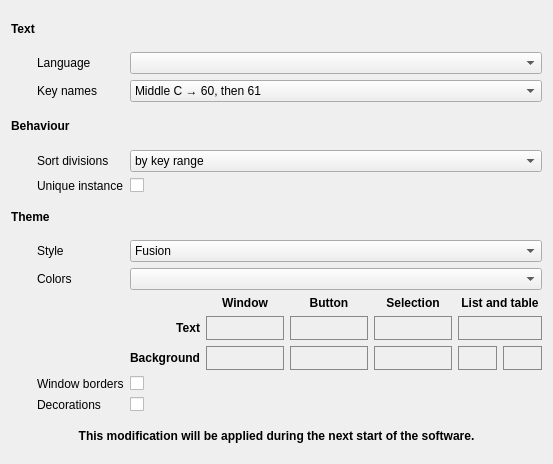
<?xml version="1.0" encoding="UTF-8"?>
<ui version="4.0">
 <class>ConfigSectionInterface</class>
 <widget class="QWidget" name="ConfigSectionInterface">
  <property name="geometry">
   <rect>
    <x>0</x>
    <y>0</y>
    <width>553</width>
    <height>464</height>
   </rect>
  </property>
  <property name="windowTitle">
   <string notr="true">Form</string>
  </property>
  <layout class="QGridLayout" name="gridLayout_3">
   <item row="13" column="0" colspan="3">
    <widget class="QLabel" name="labelRestart">
     <property name="font">
      <font>
       <bold>true</bold>
      </font>
     </property>
     <property name="text">
      <string>This modification will be applied during the next start of the software.</string>
     </property>
     <property name="alignment">
      <set>Qt::AlignCenter</set>
     </property>
    </widget>
   </item>
   <item row="12" column="1">
    <widget class="QLabel" name="label_3">
     <property name="text">
      <string>Decorations</string>
     </property>
    </widget>
   </item>
   <item row="5" column="1">
    <widget class="QLabel" name="label_4">
     <property name="text">
      <string>Unique instance</string>
     </property>
    </widget>
   </item>
   <item row="4" column="1">
    <widget class="QLabel" name="label">
     <property name="text">
      <string>Sort divisions</string>
     </property>
    </widget>
   </item>
   <item row="9" column="2">
    <widget class="QComboBox" name="comboColorTheme">
     <property name="sizePolicy">
      <sizepolicy hsizetype="Expanding" vsizetype="Fixed">
       <horstretch>0</horstretch>
       <verstretch>0</verstretch>
      </sizepolicy>
     </property>
    </widget>
   </item>
   <item row="1" column="2">
    <widget class="QComboBox" name="comboLangue">
     <property name="currentIndex">
      <number>-1</number>
     </property>
    </widget>
   </item>
   <item row="10" column="2">
    <layout class="QGridLayout" name="gridLayoutColors" columnstretch="0,2,2,2,1,1">
     <item row="1" column="0">
      <widget class="QLabel" name="labelColorText">
       <property name="font">
        <font>
         <bold>true</bold>
        </font>
       </property>
       <property name="layoutDirection">
        <enum>Qt::LeftToRight</enum>
       </property>
       <property name="text">
        <string>Text</string>
       </property>
       <property name="alignment">
        <set>Qt::AlignRight|Qt::AlignTrailing|Qt::AlignVCenter</set>
       </property>
      </widget>
     </item>
     <item row="2" column="4">
      <widget class="QPushButton" name="pushColorListBackground">
       <property name="minimumSize">
        <size>
         <width>24</width>
         <height>24</height>
        </size>
       </property>
       <property name="font">
        <font>
         <bold>false</bold>
        </font>
       </property>
       <property name="cursor">
        <cursorShape>PointingHandCursor</cursorShape>
       </property>
       <property name="focusPolicy">
        <enum>Qt::NoFocus</enum>
       </property>
       <property name="styleSheet">
        <string notr="true">QPushButton
{
	border: 1px solid #888;
}</string>
       </property>
       <property name="text">
        <string/>
       </property>
      </widget>
     </item>
     <item row="1" column="1">
      <widget class="QPushButton" name="pushColorWindowText">
       <property name="minimumSize">
        <size>
         <width>24</width>
         <height>24</height>
        </size>
       </property>
       <property name="cursor">
        <cursorShape>PointingHandCursor</cursorShape>
       </property>
       <property name="focusPolicy">
        <enum>Qt::NoFocus</enum>
       </property>
       <property name="styleSheet">
        <string notr="true">QPushButton
{
	border: 1px solid #888;
}</string>
       </property>
       <property name="text">
        <string/>
       </property>
       <property name="flat">
        <bool>true</bool>
       </property>
      </widget>
     </item>
     <item row="0" column="1">
      <widget class="QLabel" name="labelColorWindow">
       <property name="font">
        <font>
         <bold>true</bold>
        </font>
       </property>
       <property name="text">
        <string>Window</string>
       </property>
       <property name="alignment">
        <set>Qt::AlignCenter</set>
       </property>
      </widget>
     </item>
     <item row="2" column="1">
      <widget class="QPushButton" name="pushColorWindowBackground">
       <property name="minimumSize">
        <size>
         <width>24</width>
         <height>24</height>
        </size>
       </property>
       <property name="cursor">
        <cursorShape>PointingHandCursor</cursorShape>
       </property>
       <property name="focusPolicy">
        <enum>Qt::NoFocus</enum>
       </property>
       <property name="styleSheet">
        <string notr="true">QPushButton
{
	border: 1px solid #888;
}</string>
       </property>
       <property name="text">
        <string/>
       </property>
       <property name="flat">
        <bool>true</bool>
       </property>
      </widget>
     </item>
     <item row="1" column="2">
      <widget class="QPushButton" name="pushColorButtonText">
       <property name="minimumSize">
        <size>
         <width>24</width>
         <height>24</height>
        </size>
       </property>
       <property name="cursor">
        <cursorShape>PointingHandCursor</cursorShape>
       </property>
       <property name="focusPolicy">
        <enum>Qt::NoFocus</enum>
       </property>
       <property name="styleSheet">
        <string notr="true">QPushButton
{
	border: 1px solid #888;
}</string>
       </property>
       <property name="text">
        <string/>
       </property>
       <property name="flat">
        <bool>true</bool>
       </property>
      </widget>
     </item>
     <item row="2" column="2">
      <widget class="QPushButton" name="pushColorButtonBackground">
       <property name="minimumSize">
        <size>
         <width>24</width>
         <height>24</height>
        </size>
       </property>
       <property name="cursor">
        <cursorShape>PointingHandCursor</cursorShape>
       </property>
       <property name="focusPolicy">
        <enum>Qt::NoFocus</enum>
       </property>
       <property name="styleSheet">
        <string notr="true">QPushButton
{
	border: 1px solid #888;
}</string>
       </property>
       <property name="text">
        <string/>
       </property>
       <property name="flat">
        <bool>true</bool>
       </property>
      </widget>
     </item>
     <item row="0" column="2">
      <widget class="QLabel" name="labelColorButton">
       <property name="font">
        <font>
         <bold>true</bold>
        </font>
       </property>
       <property name="text">
        <string>Button</string>
       </property>
       <property name="alignment">
        <set>Qt::AlignCenter</set>
       </property>
      </widget>
     </item>
     <item row="2" column="0">
      <widget class="QLabel" name="labelColorBackground">
       <property name="font">
        <font>
         <bold>true</bold>
        </font>
       </property>
       <property name="layoutDirection">
        <enum>Qt::LeftToRight</enum>
       </property>
       <property name="text">
        <string>Background</string>
       </property>
       <property name="alignment">
        <set>Qt::AlignRight|Qt::AlignTrailing|Qt::AlignVCenter</set>
       </property>
      </widget>
     </item>
     <item row="1" column="3">
      <widget class="QPushButton" name="pushColorSelectionText">
       <property name="minimumSize">
        <size>
         <width>24</width>
         <height>24</height>
        </size>
       </property>
       <property name="cursor">
        <cursorShape>PointingHandCursor</cursorShape>
       </property>
       <property name="focusPolicy">
        <enum>Qt::NoFocus</enum>
       </property>
       <property name="styleSheet">
        <string notr="true">QPushButton
{
	border: 1px solid #888;
}</string>
       </property>
       <property name="text">
        <string/>
       </property>
       <property name="flat">
        <bool>true</bool>
       </property>
      </widget>
     </item>
     <item row="0" column="3">
      <widget class="QLabel" name="labelColorSelection">
       <property name="font">
        <font>
         <bold>true</bold>
        </font>
       </property>
       <property name="text">
        <string>Selection</string>
       </property>
       <property name="alignment">
        <set>Qt::AlignCenter</set>
       </property>
      </widget>
     </item>
     <item row="2" column="3">
      <widget class="QPushButton" name="pushColorSelectionBackground">
       <property name="minimumSize">
        <size>
         <width>24</width>
         <height>24</height>
        </size>
       </property>
       <property name="cursor">
        <cursorShape>PointingHandCursor</cursorShape>
       </property>
       <property name="focusPolicy">
        <enum>Qt::NoFocus</enum>
       </property>
       <property name="styleSheet">
        <string notr="true">QPushButton
{
	border: 1px solid #888;
}</string>
       </property>
       <property name="text">
        <string/>
       </property>
       <property name="flat">
        <bool>true</bool>
       </property>
      </widget>
     </item>
     <item row="2" column="5">
      <widget class="QPushButton" name="pushColorListAlternativeBackground">
       <property name="minimumSize">
        <size>
         <width>24</width>
         <height>24</height>
        </size>
       </property>
       <property name="font">
        <font>
         <bold>false</bold>
        </font>
       </property>
       <property name="cursor">
        <cursorShape>PointingHandCursor</cursorShape>
       </property>
       <property name="focusPolicy">
        <enum>Qt::NoFocus</enum>
       </property>
       <property name="styleSheet">
        <string notr="true">QPushButton
{
	border: 1px solid #888;
}</string>
       </property>
       <property name="text">
        <string/>
       </property>
      </widget>
     </item>
     <item row="0" column="4" colspan="2">
      <widget class="QLabel" name="labelColorList">
       <property name="font">
        <font>
         <bold>true</bold>
        </font>
       </property>
       <property name="text">
        <string>List and table</string>
       </property>
       <property name="alignment">
        <set>Qt::AlignCenter</set>
       </property>
      </widget>
     </item>
     <item row="1" column="4" colspan="2">
      <widget class="QPushButton" name="pushColorListText">
       <property name="minimumSize">
        <size>
         <width>24</width>
         <height>24</height>
        </size>
       </property>
       <property name="font">
        <font>
         <bold>false</bold>
        </font>
       </property>
       <property name="cursor">
        <cursorShape>PointingHandCursor</cursorShape>
       </property>
       <property name="focusPolicy">
        <enum>Qt::NoFocus</enum>
       </property>
       <property name="styleSheet">
        <string notr="true">QPushButton
{
	border: 1px solid #888;
}</string>
       </property>
       <property name="text">
        <string/>
       </property>
      </widget>
     </item>
    </layout>
   </item>
   <item row="8" column="2">
    <widget class="QComboBox" name="comboStyle">
     <item>
      <property name="text">
       <string notr="true">Fusion</string>
      </property>
     </item>
    </widget>
   </item>
   <item row="0" column="0" colspan="3">
    <widget class="QLabel" name="labelSubTitle1">
     <property name="font">
      <font>
       <bold>true</bold>
      </font>
     </property>
     <property name="text">
      <string>Text</string>
     </property>
    </widget>
   </item>
   <item row="7" column="0" colspan="3">
    <widget class="QLabel" name="labelSubTitle3">
     <property name="font">
      <font>
       <bold>true</bold>
      </font>
     </property>
     <property name="text">
      <string>Theme</string>
     </property>
    </widget>
   </item>
   <item row="9" column="1">
    <widget class="QLabel" name="labelColors">
     <property name="text">
      <string>Colors</string>
     </property>
    </widget>
   </item>
   <item row="3" column="0" colspan="3">
    <widget class="QLabel" name="labelSubTitle2">
     <property name="font">
      <font>
       <bold>true</bold>
      </font>
     </property>
     <property name="text">
      <string>Behaviour</string>
     </property>
    </widget>
   </item>
   <item row="12" column="2">
    <widget class="QCheckBox" name="checkDecorations">
     <property name="text">
      <string/>
     </property>
    </widget>
   </item>
   <item row="8" column="1">
    <widget class="QLabel" name="label_6">
     <property name="text">
      <string>Style</string>
     </property>
    </widget>
   </item>
   <item row="2" column="1">
    <widget class="QLabel" name="label_22">
     <property name="maximumSize">
      <size>
       <width>150</width>
       <height>16777215</height>
      </size>
     </property>
     <property name="text">
      <string>Key names</string>
     </property>
    </widget>
   </item>
   <item row="1" column="1">
    <widget class="QLabel" name="label_2">
     <property name="text">
      <string>Language</string>
     </property>
    </widget>
   </item>
   <item row="1" column="0">
    <spacer name="horizontalSpacer">
     <property name="orientation">
      <enum>Qt::Horizontal</enum>
     </property>
     <property name="sizeType">
      <enum>QSizePolicy::Fixed</enum>
     </property>
     <property name="sizeHint" stdset="0">
      <size>
       <width>20</width>
       <height>20</height>
      </size>
     </property>
    </spacer>
   </item>
   <item row="2" column="2">
    <widget class="QComboBox" name="comboKeyName">
     <property name="sizePolicy">
      <sizepolicy hsizetype="Expanding" vsizetype="Fixed">
       <horstretch>0</horstretch>
       <verstretch>0</verstretch>
      </sizepolicy>
     </property>
     <item>
      <property name="text">
       <string>Middle C → 60, then 61</string>
      </property>
     </item>
     <item>
      <property name="text">
       <string>Middle C → C3, then C♯3</string>
      </property>
     </item>
     <item>
      <property name="text">
       <string>Middle C → C3, then D♭3</string>
      </property>
     </item>
     <item>
      <property name="text">
       <string>Middle C → C4, then C♯4</string>
      </property>
     </item>
     <item>
      <property name="text">
       <string>Middle C → C4, then D♭4</string>
      </property>
     </item>
     <item>
      <property name="text">
       <string>Middle C → C5, then C♯5</string>
      </property>
     </item>
     <item>
      <property name="text">
       <string>Middle C → C5, then D♭5</string>
      </property>
     </item>
    </widget>
   </item>
   <item row="4" column="2">
    <widget class="QComboBox" name="comboSortDivisions">
     <property name="sizePolicy">
      <sizepolicy hsizetype="Expanding" vsizetype="Fixed">
       <horstretch>0</horstretch>
       <verstretch>0</verstretch>
      </sizepolicy>
     </property>
     <item>
      <property name="text">
       <string>by key range</string>
      </property>
     </item>
     <item>
      <property name="text">
       <string>by velocity range</string>
      </property>
     </item>
     <item>
      <property name="text">
       <string>in alphabetical order</string>
      </property>
     </item>
     <item>
      <property name="text">
       <string comment="speaking of the &quot;sort divisions&quot;">none</string>
      </property>
     </item>
    </widget>
   </item>
   <item row="5" column="2">
    <widget class="QCheckBox" name="checkUniqueInstance">
     <property name="text">
      <string/>
     </property>
    </widget>
   </item>
   <item row="11" column="1">
    <widget class="QLabel" name="labelBorders">
     <property name="text">
      <string>Window borders</string>
     </property>
    </widget>
   </item>
   <item row="11" column="2">
    <widget class="QCheckBox" name="checkBorders">
     <property name="text">
      <string/>
     </property>
    </widget>
   </item>
  </layout>
 </widget>
 <tabstops>
  <tabstop>comboLangue</tabstop>
  <tabstop>comboKeyName</tabstop>
  <tabstop>comboSortDivisions</tabstop>
  <tabstop>checkUniqueInstance</tabstop>
  <tabstop>comboStyle</tabstop>
  <tabstop>comboColorTheme</tabstop>
  <tabstop>checkDecorations</tabstop>
 </tabstops>
 <resources/>
 <connections/>
</ui>
